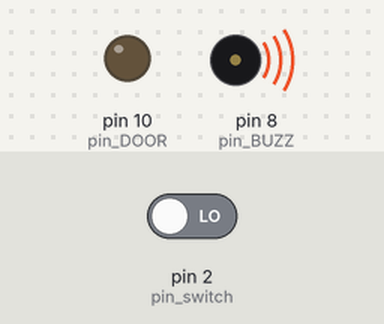
This sketch was run on a simulated Arduino Uno, built with avr-gcc and run on an emulated ATmega328P. Parts: output pins drawn as LEDs (lit = HIGH), buzzer (waves = sounding, pin HIGH). Inputs (shaded band) come from the test bench; at power-on: pin 2 (pin_switch) LOW. What the sketch prints to the serial monitor is not drawn.

Above: at 7.7 s.
14.5 s: pin 2 (pin_switch) driven HIGH
At 21.4 s:
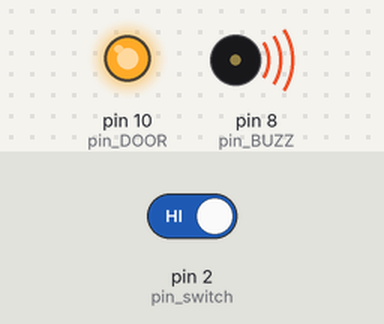
22.1 s: pin 2 (pin_switch) driven LOW
At 22.8 s:
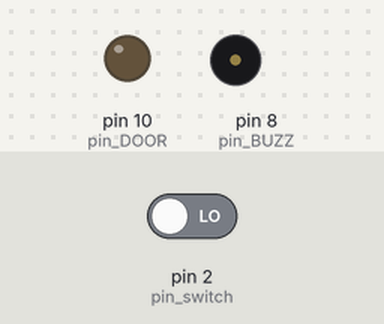
Timing chart, 0 to 37.2 s (numbered marks = the images above; inputs shaded):
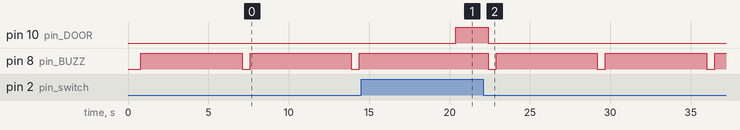

The sketch:

DOOR_proto.ino
```cpp
//  Door switch prototype v0.1

int pin_DOOR = 10;
int pin_BUZZ = 8;
int pin_switch = 2;

void setup()
{
    Serial.begin(9600);
    Serial.print("Sketch:   ");   Serial.println(__FILE__);
    Serial.print("Uploaded: ");   Serial.println(__DATE__);
    Serial.println(" ");

    pinMode(pin_DOOR, OUTPUT);
    digitalWrite(pin_DOOR,LOW);
    pinMode(pin_BUZZ, OUTPUT);
    digitalWrite(pin_BUZZ,LOW);

    pinMode(pin_switch, INPUT);
}

void loop()
{
    if ( digitalRead(pin_switch) == HIGH)
    {
       digitalWrite(pin_DOOR, HIGH);
       digitalWrite(pin_BUZZ, HIGH);
    }
    else
    {
       delay(300);
       digitalWrite(pin_DOOR, LOW);
       digitalWrite(pin_BUZZ, LOW);
       delay(500);
       digitalWrite(pin_BUZZ, HIGH);
       digitalWrite(pin_DOOR, LOW);
       delay(6000);
    }
}
```

Measured:
- after the input at 14.5 s, pin 10 (pin_DOOR): LOW → HIGH after 5.9 s; pin 8 (pin_BUZZ): stays HIGH (without the input it goes to LOW after 6.2 s)
- after the input at 22.1 s, pin 10 (pin_DOOR): HIGH → LOW after 0.30 s; pin 8 (pin_BUZZ): alternates HIGH for 6.3 s and LOW for 0.50 s, starting after 0.30 s
- by itself, pin 8 (pin_BUZZ): alternates HIGH for 6.3 s and LOW for 0.50 s
